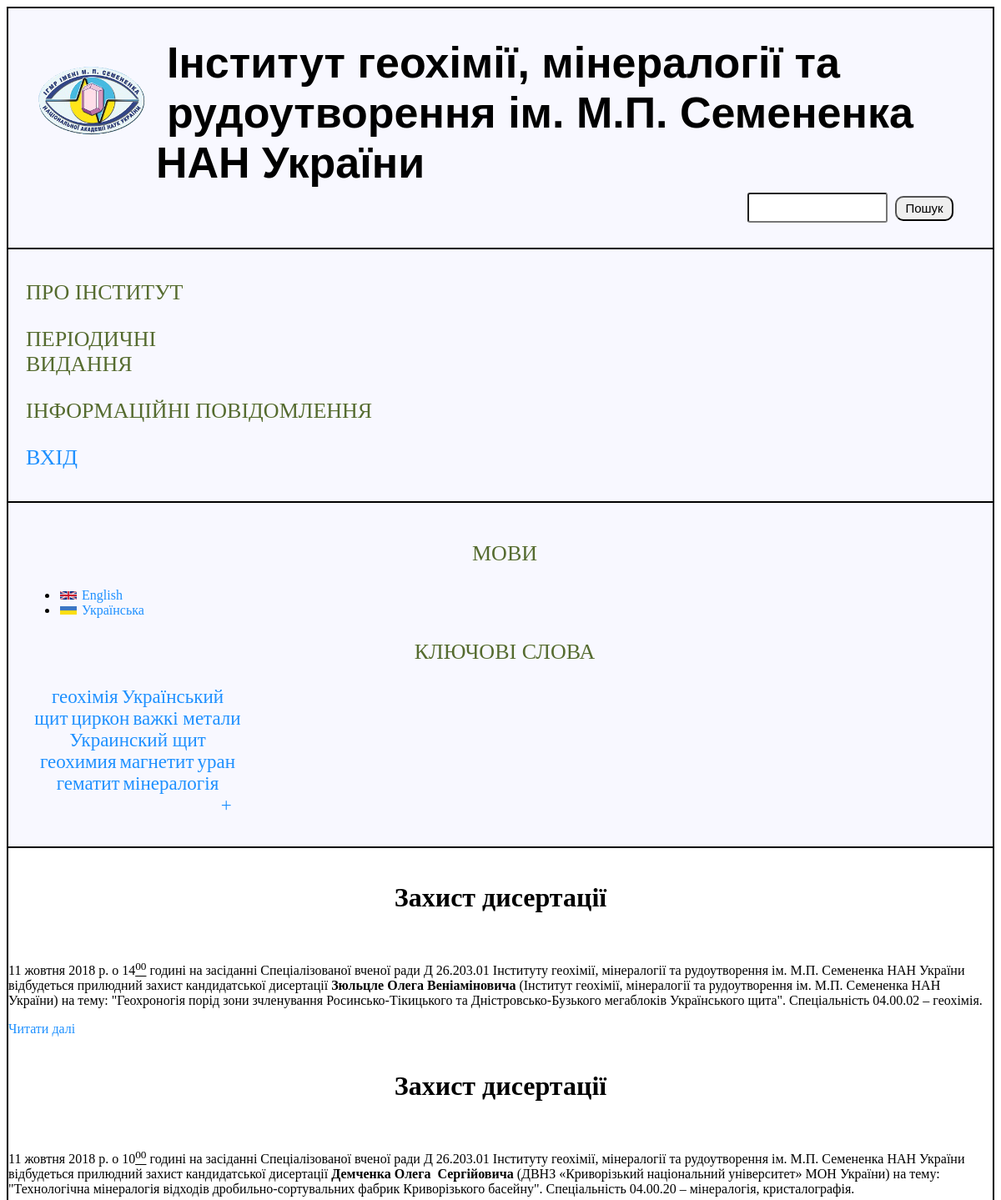
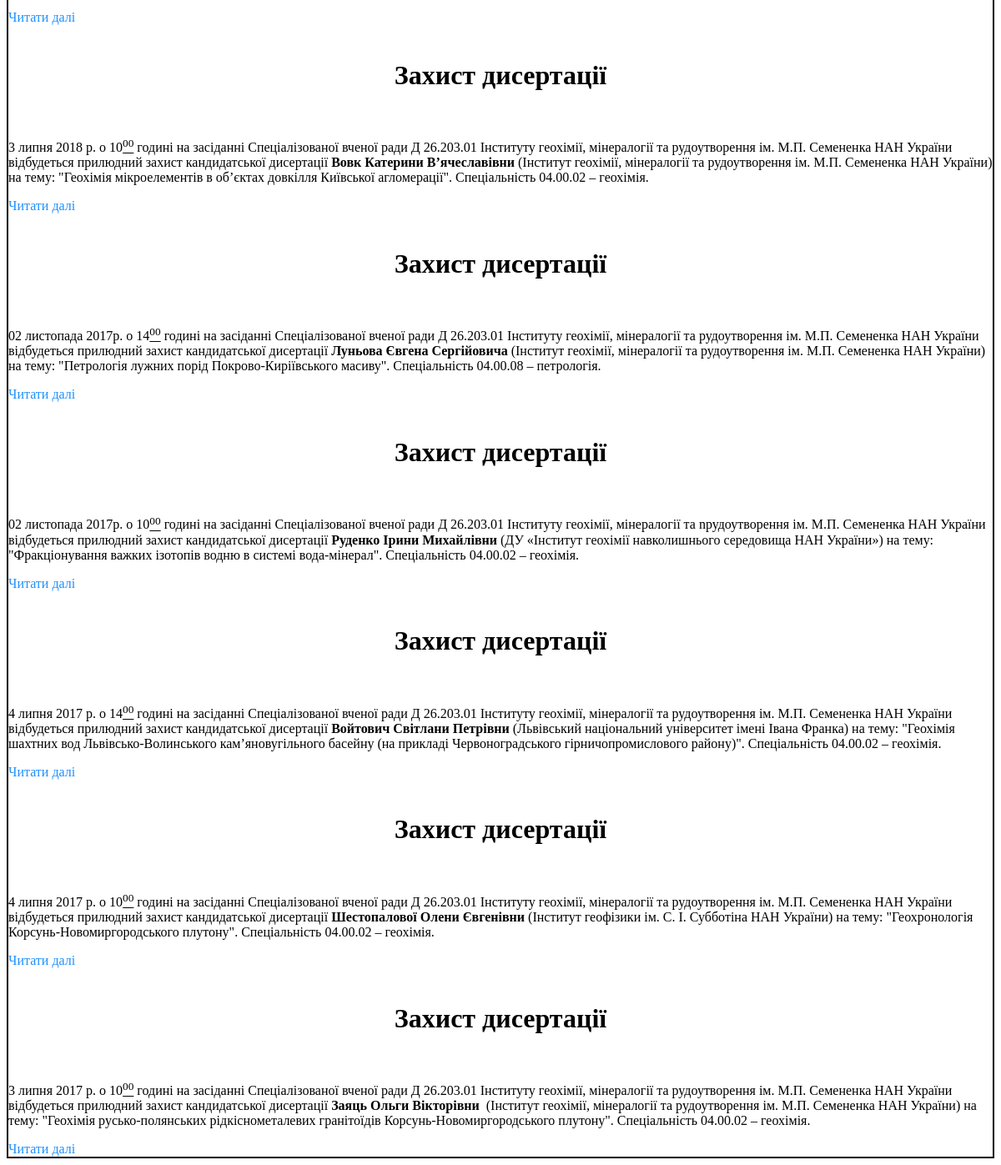
Page /event.php?event=Захист on the committed database (2 pictures, top to bottom).
### tables this page shows
CREATE TABLE `keywords` (
  `word_id` int(11) NOT NULL,
  `keyword` varchar(255) NOT NULL
);

CREATE TABLE `fcalendar` (
  `id` int(11) NOT NULL,
  `title` varchar(255) NOT NULL,
  `anotation` longtext NOT NULL,
  `description` longtext NOT NULL,
  `start` datetime NOT NULL,
  `end` datetime NOT NULL,
  `type` varchar(255) NOT NULL,
  `include` longtext NOT NULL
);

### event.php (the view, shortened to what this page needs)
<?php
	$event=$_GET["event"];
?>
<!DOCTYPE html>
<html>
<head>
	<link rel="stylesheet" type="text/css" href="css/style.css">
	<link rel="stylesheet" type="text/css" href="css/reset.css">
</head>
<body>
	<div id="block-body">
	<header id="head">
		<div id="block-header">
			<?php
				include("include/block-header.php");
			?>
		</div>
	</header>
	<div id="block-left">
		<?php
			include("include/block-left.php");
		?>
	</div>
	<div id="block-right">
		<?php
			include("include/block-right.php");
		?>
	</div>
	<div id="block-content">
	 			<?php
	 				$result = mysql_query("SELECT * FROM fcalendar WHERE fcalendar.type = '$event' ORDER BY start DESC $qury_start_num",$link);
	 				if (mysql_num_rows($result) > 0)
					{
 						$row = mysql_fetch_array($result);
 					do
 					{
 						echo
 						'
 							<h1>'.$row["title"].'</h1><br>
 						';
 						echo $row["anotation"];
 						echo
 						'
 							<a class="asp" href="view_event.php?id='.$row["id"].'">Читати далі</a><br>
 						';
 					}
    				while ($row = mysql_fetch_array($result));
				}
	 			?>
	</div>
	</div>
</body>
</html>

### include/block-right.php (shortened to what this page needs)
<link rel="stylesheet" type="text/css" href="css/style.css">
<link rel="stylesheet" type="text/css" href="css/reset.css">
<div class="center">
    <p class="zaglavie">МОВИ</p>
<ul class="listik">
    <li><img src="img/uk.gif" class="lang"><a href="">English</a></li>
    <li><img src="img/ua.gif" class="lang"><a href="">Українська</a></li>
</ul>
<p class="zaglavie">КЛЮЧОВІ СЛОВА</p>
<p class="words">
    <?php
    $result=mysql_query("SELECT * FROM  keywords LIMIT 10");
        if (mysql_num_rows($result) > 0)
        {
            $row = mysql_fetch_array($result);
                do
                {
                    echo
                    '
                        <a href="view_keywords.php?keyword='.$row["keyword"].'">'.$row["keyword"].'</a>
                    ';
                }
            while ($row = mysql_fetch_array($result));
        }
    ?>
    <br>
        <a class="plus" href="keywords.php">+</a>
</p>
</div>

### css/style.css (style rules this page uses)
#block-body { background-color: #F8F8FF; max-width: 100%; margin: 0 auto; border: 1px solid; }
header { max-width: 100%; border: 1px solid; }
p.zaglavie { color: #556B2F; font-weight: normal; font-size: 26px; font-family: 'Georgia'; margin-left: 10px; }
#block-content { border: 1px solid; background-color: white; }
#block-content h1 { text-align: center; padding-top: 20px; }
.words { margin-left: 10px; width: 250px; }
.words a { text-decoration: none; color: #1E90FF; font-size: 23px; }
.lang { margin-left: 2px; }
.listik li { text-align: left; }
.listik img { width: 20px; height: 10px; margin-right: 6px; }
.asp { color: #1E90FF; text-decoration: none; }
.plus { margin-left: 85%; }
#block-left { border: 1px solid; text-align: left; padding: 11px; }
#block-right { border: 1px solid; padding: 20px; }
.center { text-align: center; }

### rows in the picture
keywords: keyword "геохімія"
keywords: keyword "Український щит"
keywords: keyword "циркон"
keywords: keyword "важкі метали"
keywords: keyword "Украинский щит"
keywords: keyword "геохимия"
keywords: keyword "магнетит"
keywords: keyword "уран"
keywords: keyword "гематит"
keywords: keyword "мінералогія"
fcalendar: title "Захист дисертації", anotation "11 жовтня 2018 р. о 14 00 годині на засіданні Спеціалізованої вченої ради Д 26.203.01 Інституту геохімії, мінералогії та рудоутворення ім. М.П. Семененка НАН України відбудеться прилюдний захист кандидатської дисертації Зюльцле Олега Веніаміновича (Інститут геохімії, мінералогії та рудоутворення ім. М.П. Семененка НАН України) на тему: \"Геохроногія порід зони зчленування Росинсько-Тікицького та Дністровсько-Бузького мегаблоків Українського щита\". Спеціальність 04.00.02 – геохімія."
fcalendar: title "Захист дисертації", anotation "11 жовтня 2018 р. о 10 00 годині на засіданні Спеціалізованої вченої ради Д 26.203.01 Інституту геохімії, мінералогії та рудоутворення ім. М.П. Семененка НАН України відбудеться прилюдний захист кандидатської дисертації Демченка Олега Сергійовича (ДВНЗ «Криворізький національний університет» МОН України) на тему: \"Технологічна мінералогія відходів дробильно-сортувальних фабрик Криворізького басейну\". Спеціальність 04.00.20 – мінералогія, кристалографія."
fcalendar: title "Захист дисертації", anotation "3 липня 2018 р. о 10 00 годині на засіданні Спеціалізованої вченої ради Д 26.203.01 Інституту геохімії, мінералогії та рудоутворення ім. М.П. Семененка НАН України відбудеться прилюдний захист кандидатської дисертації Вовк Катерини В’ячеславівни (Інститут геохімії, мінералогії та рудоутворення ім. М.П. Семененка НАН України) на тему: \"Геохімія мікроелементів в об’єктах довкілля Київської агломерації\". Спеціальність 04.00.02 – геохімія."
fcalendar: title "Захист дисертації", anotation "02 листопада 2017р. о 14 00 годині на засіданні Спеціалізованої вченої ради Д 26.203.01 Інституту геохімії, мінералогії та рудоутворення ім. М.П. Семененка НАН України відбудеться прилюдний захист кандидатської дисертації Луньова Євгена Сергійовича (Інститут геохімії, мінералогії та рудоутворення ім. М.П. Семененка НАН України) на тему: \"Петрологія лужних порід Покрово-Киріївського масиву\". Спеціальність 04.00.08 – петрологія."
fcalendar: title "Захист дисертації", anotation "02 листопада 2017р. о 10 00 годині на засіданні Спеціалізованої вченої ради Д 26.203.01 Інституту геохімії, мінералогії та nрудоутворення ім. М.П. Семененка НАН України відбудеться прилюдний захист кандидатської дисертації Руденко Ірини Михайлівни (ДУ «Інститут геохімії навколишнього середовища НАН України») на тему: \"Фракціонування важких ізотопів водню в системі вода-мінерал\". Спеціальність 04.00.02 – геохімія."
fcalendar: title "Захист дисертації", anotation "4 липня 2017 р. о 14 00 годині на засіданні Спеціалізованої вченої ради Д 26.203.01 Інституту геохімії, мінералогії та рудоутворення ім. М.П. Семененка НАН України відбудеться прилюдний захист кандидатської дисертації Войтович Світлани Петрівни (Львівський національний університет імені Івана Франка) на тему: \"Геохімія шахтних вод Львівсько-Волинського кам’яновугільного басейну (на прикладі Червоноградського гірничопромислового району)\". Спеціальність 04.00.02 – геохімія."
fcalendar: title "Захист дисертації", anotation "4 липня 2017 р. о 10 00 годині на засіданні Спеціалізованої вченої ради Д 26.203.01 Інституту геохімії, мінералогії та рудоутворення ім. М.П. Семененка НАН України відбудеться прилюдний захист кандидатської дисертації Шестопалової Олени Євгенівни (Інститут геофізики ім. С. І. Субботіна НАН України) на тему: \"Геохронологія Корсунь-Новомиргородського плутону\". Спеціальність 04.00.02 – геохімія."
fcalendar: title "Захист дисертації", anotation "3 липня 2017 р. о 10 00 годині на засіданні Спеціалізованої вченої ради Д 26.203.01 Інституту геохімії, мінералогії та рудоутворення ім. М.П. Семененка НАН України відбудеться прилюдний захист кандидатської дисертації Заяць Ольги Вікторівни (Інститут геохімії, мінералогії та рудоутворення ім. М.П. Семененка НАН України) на тему: \"Геохімія русько-полянських рідкіснометалевих гранітоїдів Корсунь-Новомиргородського плутону\". Спеціальність 04.00.02 – геохімія."
